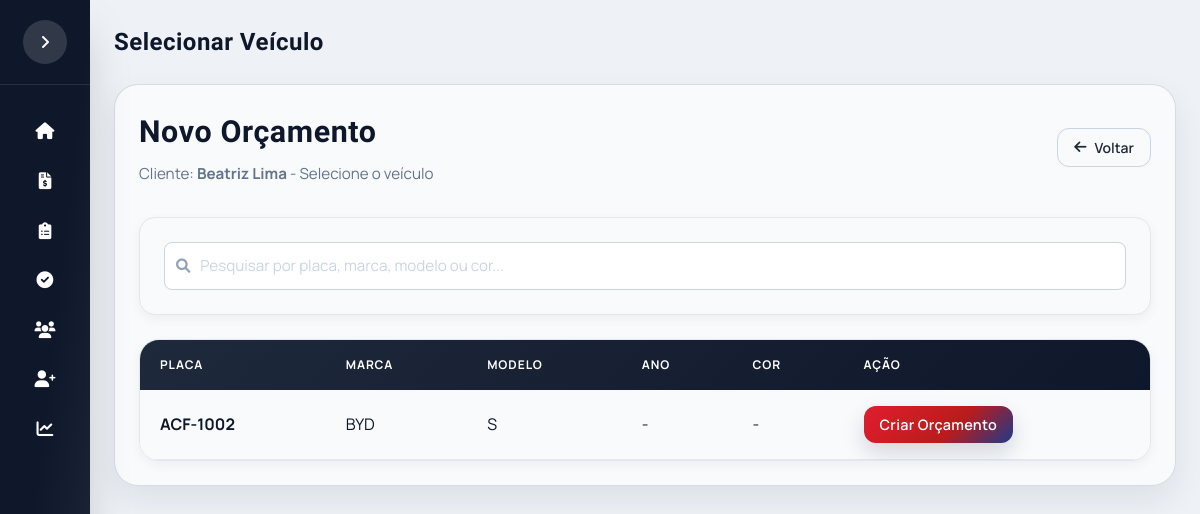
Before: /selecionar_veiculo/5 with the older database file.
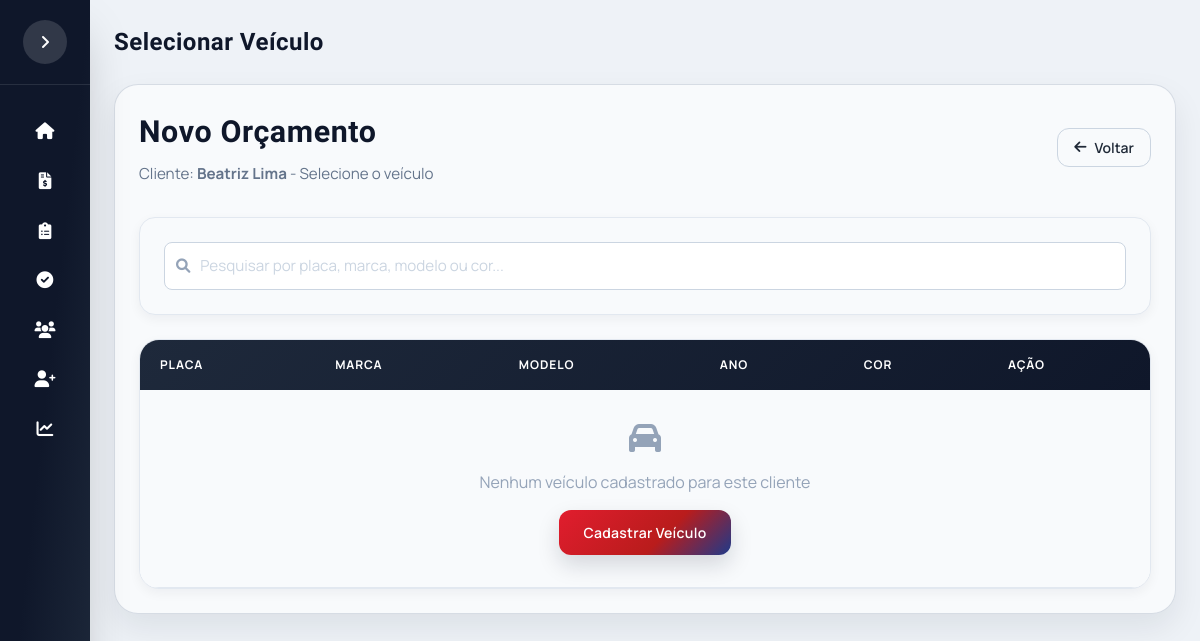
After: the same page with the newer database file.
### app/models.py (models this page shows)
class Cliente(db.Model):
    __tablename__ = "clientes"
    id_cliente = db.Column(db.Integer, primary_key=True, autoincrement=True)
    cod_cliente = db.Column(db.String(20), unique=True, nullable=False)
    nome = db.Column(db.String(120), nullable=False)
    cliente_ativo = db.Column(db.Integer, default=1)
    telefones = db.relationship("TelefoneCliente", backref="cliente", lazy=True, cascade="all, delete-orphan")
    emails = db.relationship("EmailCliente", backref="cliente", lazy=True, cascade="all, delete-orphan")
    enderecos = db.relationship("EnderecoCliente", backref="cliente", lazy=True, cascade="all, delete-orphan")
    veiculos = db.relationship("Veiculo", backref="cliente", lazy=True, cascade="all, delete-orphan")

class Veiculo(db.Model):
    __tablename__ = "veiculos"
    id_veiculo = db.Column(db.Integer, primary_key=True, autoincrement=True)
    id_cliente = db.Column(db.Integer, db.ForeignKey("clientes.id_cliente"), nullable=False)
    veiculo_ativo = db.Column(db.Integer, default=1)
    placa = db.Column(db.String(7), unique=True, nullable=False)
    marca = db.Column(db.String(50), nullable=False)
    modelo = db.Column(db.String(80), nullable=False)
    ano = db.Column(db.Integer)
    cor = db.Column(db.String(30))
    orcamentos = db.relationship("Orcamento", backref="veiculo", lazy=True)

### app/routes.py (the view)
@main.route("/selecionar_veiculo/<int:id_cliente>")
def selecionar_veiculo_pedido(id_cliente):
    cliente = Cliente.query.get_or_404(id_cliente)
    return render_template(
        "selecionar_veiculo_pedido.html",
        cliente=cliente
    )

### templates/selecionar_veiculo_pedido.html (shortened to what this page needs)
{% extends "base.html" %}
{% block page_title %}
Selecionar Veículo
{% endblock %}
{% block content %}
<div class="table-container">
    <div class="screen-header" style="margin-bottom: 2rem;">
        <div>
            <h2 class="screen-title title-font" style="margin-bottom: 0.5rem;">Novo Orçamento</h2>
            <p class="screen-subtitle">Cliente: <strong>{{ cliente.nome }}</strong> - Selecione o veículo</p>
        </div>
        <a href="{{ url_for('main.novo_pedido') }}" class="btn-outline" style="padding: 0.5rem 1rem;">
            <i class="fas fa-arrow-left"></i> Voltar
        </a>
    </div>
    <div class="panel filter-panel" style="margin-bottom: 1.5rem; padding: 1.5rem;">
        <div class="input-icon">
            <input
                type="text"
                id="filterVeiculo"
                placeholder="Pesquisar por placa, marca, modelo ou cor..."
                autofocus
            >
        </div>
    </div>
    <div class="table-wrapper">
        <table class="table-clientes">
            <thead>
                <tr>
                    <th>Placa</th>
                    <th>Marca</th>
                    <th>Modelo</th>
                    <th>Ano</th>
                    <th>Cor</th>
                    <th>Ação</th>
                </tr>
            </thead>
            <tbody id="tabelaVeiculosBody">
                {% for veiculo in cliente.veiculos if veiculo.veiculo_ativo == 1 %}
                <tr>
                    <td><strong>{{ veiculo.placa.upper() }}</strong></td>
                    <td>{{ veiculo.marca }}</td>
                    <td>{{ veiculo.modelo }}</td>
                    <td>{{ veiculo.ano if veiculo.ano else '-' }}</td>
                    <td>{{ veiculo.cor if veiculo.cor else '-' }}</td>
                    <td>
                        <a href="{{ url_for('main.form_orcamento', id_veiculo=veiculo.id_veiculo) }}"
                           class="btn-primary"
                           style="padding: 0.5rem 1rem; font-size: 0.9rem;">
                            Criar Orçamento
                        </a>
                    </td>
                </tr>
                {% else %}
                <tr>
                    <td colspan="6" style="text-align: center; padding: 2rem; color: #94a3b8;">
                        <i class="fas fa-car" style="font-size: 2rem; margin-bottom: 1rem; display: block;"></i>
                        Nenhum veículo cadastrado para este cliente
                        <br>
                        <a href="{{ url_for('main.novo_veiculo', id_cliente=cliente.id_cliente) }}"
                           class="btn-primary"
                           style="margin-top: 1rem; display: inline-block;">
                            Cadastrar Veículo
                        </a>
                    </td>
                </tr>
                {% endfor %}
            </tbody>
        </table>
    </div>
</div>
{% endblock %}

### templates/base.html (shortened to what this page needs)
<!DOCTYPE html>
<html lang="pt-br">
<head>
    <script src="https://cdn.tailwindcss.com"></script>
    <link rel="stylesheet" href="https://cdnjs.cloudflare.com/ajax/libs/font-awesome/6.0.0-beta3/css/all.min.css">
    <link rel="stylesheet" href="{{ url_for('static', filename='css/estilo.css') }}">
</head>
<body>
<div class="app-shell">
    <aside id="sidebar" class="sidebar collapsed bg-gradient-to-br from-slate-900 via-slate-900 to-slate-800 text-white flex flex-col shadow-2xl z-10">
        <div class="sidebar-header p-5 border-b border-white/10 flex items-center justify-between gap-3">
            <button id="sidebarCollapse" type="button" class="sidebar-toggle" aria-label="Abrir menu">
                <i class="fas fa-angle-right"></i>
            </button>
        </div>
        <div class="flex-1 py-6 px-4 space-y-1 sidebar-menu">
            <a href="{{ url_for('main.home') }}" class="menu-item w-full text-left rounded-xl flex items-center gap-3 hover:bg-white/10 transition-all">
                <i class="fas fa-home w-5"></i> <span class="nav-label">Home</span>
            </a>
            <a href="{{ url_for('main.lista_orcamentos') }}" class="menu-item w-full text-left rounded-xl flex items-center gap-3 hover:bg-white/10 transition-all">
                <i class="fas fa-file-invoice-dollar w-5"></i> <span class="nav-label">Orçamentos</span>
            </a>
            <a href="{{ url_for('main.lista_pedidos') }}" class="menu-item w-full text-left rounded-xl flex items-center gap-3 hover:bg-white/10 transition-all">
                <i class="fas fa-clipboard-list w-5"></i> <span class="nav-label">Pedidos</span>
            </a>
            <a href="{{ url_for('main.pedidos_concluidos') }}" class="menu-item w-full text-left rounded-xl flex items-center gap-3 hover:bg-white/10 transition-all">
                <i class="fas fa-check-circle w-5"></i> <span class="nav-label">Concluídos</span>
            </a>
            <a href="{{ url_for('main.listar_clientes') }}" class="menu-item w-full text-left rounded-xl flex items-center gap-3 hover:bg-white/10 transition-all">
                <i class="fas fa-users w-5"></i> <span class="nav-label">Lista de Clientes</span>
            </a>
            <a href="{{ url_for('main.cadastrar_cliente') }}" class="menu-item w-full text-left rounded-xl flex items-center gap-3 hover:bg-white/10 transition-all">
                <i class="fas fa-user-plus w-5"></i> <span class="nav-label">Novo Cliente</span>
            </a>
            <a href="{{ url_for('main.dashboard') }}" class="menu-item">
                <i class="fas fa-chart-line"></i> <span class="nav-label">Dashboard</span>
            </a>
        </div>
    </aside>
    <main class="content-area">
        <div class="w-full">
            <div class="topbar">
                <div class="flex items-center gap-3">
                    <div>
                        <div id="pageTitle" class="topbar-title title-font">{% block page_title %}Sistema{% endblock %}</div>
                    </div>
                </div>
            </div>
            <div class="screen">
                {% block content %}
                {% endblock %}
            </div>
        </div>
    </main>
</div>
</body>
</html>

### templates/selecionar_veiculo_pedido.html (style rules this page uses)
.filter-panel { background: #f8fafc; border: 1px solid #e2e8f0; border-radius: 1rem; box-shadow: 0 4px 12px rgba(15, 23, 42, 0.05); }
.filter-panel .input-icon { position: relative; }
.filter-panel .input-icon input { width: 100%; padding: 0.7rem 0.75rem 0.7rem 2.2rem; border: 1px solid #cbd5e1; border-radius: 0.5rem; font-size: 0.95rem; background: #ffffff; transition: all 0.2s ease; }
.filter-panel .input-icon input::placeholder { color: #cbd5e1; }

Changed rows visible on the page:
removed Veiculo: placa "ACF-1002", marca "BYD", modelo "S", ano "-", cor "-"
Other visible differences:
text now shown: "Nenhum veículo cadastrado para este cliente Cadastrar Veículo"
